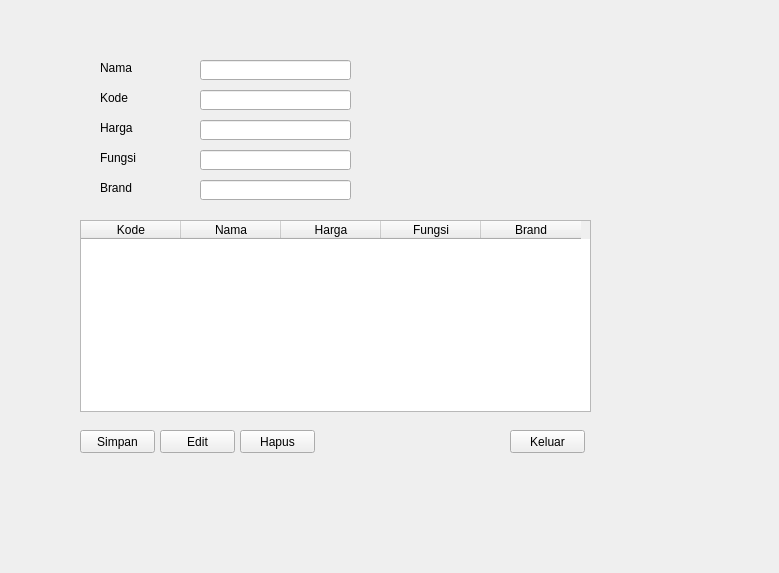
<?xml version="1.0" encoding="UTF-8"?>
<ui version="4.0">
 <class>frmSerum</class>
 <widget class="QWidget" name="frmSerum">
  <property name="geometry">
   <rect>
    <x>0</x>
    <y>0</y>
    <width>779</width>
    <height>573</height>
   </rect>
  </property>
  <property name="windowTitle">
   <string>Form</string>
  </property>
  <widget class="QPushButton" name="btnEdit">
   <property name="geometry">
    <rect>
     <x>160</x>
     <y>430</y>
     <width>75</width>
     <height>23</height>
    </rect>
   </property>
   <property name="text">
    <string>Edit</string>
   </property>
  </widget>
  <widget class="QLineEdit" name="txtNama">
   <property name="geometry">
    <rect>
     <x>200</x>
     <y>60</y>
     <width>151</width>
     <height>20</height>
    </rect>
   </property>
  </widget>
  <widget class="QLineEdit" name="txtBrand">
   <property name="geometry">
    <rect>
     <x>200</x>
     <y>180</y>
     <width>151</width>
     <height>20</height>
    </rect>
   </property>
  </widget>
  <widget class="QLabel" name="label">
   <property name="geometry">
    <rect>
     <x>100</x>
     <y>60</y>
     <width>91</width>
     <height>16</height>
    </rect>
   </property>
   <property name="text">
    <string>Nama</string>
   </property>
  </widget>
  <widget class="QLabel" name="label_2">
   <property name="geometry">
    <rect>
     <x>100</x>
     <y>90</y>
     <width>91</width>
     <height>16</height>
    </rect>
   </property>
   <property name="text">
    <string>Kode</string>
   </property>
  </widget>
  <widget class="QLabel" name="label_4">
   <property name="geometry">
    <rect>
     <x>100</x>
     <y>150</y>
     <width>91</width>
     <height>16</height>
    </rect>
   </property>
   <property name="text">
    <string>Fungsi</string>
   </property>
  </widget>
  <widget class="QLineEdit" name="txtFungsi">
   <property name="geometry">
    <rect>
     <x>200</x>
     <y>150</y>
     <width>151</width>
     <height>20</height>
    </rect>
   </property>
  </widget>
  <widget class="QPushButton" name="btnKeluar">
   <property name="geometry">
    <rect>
     <x>510</x>
     <y>430</y>
     <width>75</width>
     <height>23</height>
    </rect>
   </property>
   <property name="text">
    <string>Keluar</string>
   </property>
  </widget>
  <widget class="QLabel" name="label_5">
   <property name="geometry">
    <rect>
     <x>100</x>
     <y>180</y>
     <width>91</width>
     <height>16</height>
    </rect>
   </property>
   <property name="text">
    <string>Brand</string>
   </property>
  </widget>
  <widget class="QLineEdit" name="txtHarga">
   <property name="geometry">
    <rect>
     <x>200</x>
     <y>120</y>
     <width>151</width>
     <height>20</height>
    </rect>
   </property>
  </widget>
  <widget class="QPushButton" name="btnHapus">
   <property name="geometry">
    <rect>
     <x>240</x>
     <y>430</y>
     <width>75</width>
     <height>23</height>
    </rect>
   </property>
   <property name="text">
    <string>Hapus</string>
   </property>
  </widget>
  <widget class="QLabel" name="label_3">
   <property name="geometry">
    <rect>
     <x>100</x>
     <y>120</y>
     <width>91</width>
     <height>16</height>
    </rect>
   </property>
   <property name="text">
    <string>Harga</string>
   </property>
  </widget>
  <widget class="QTableWidget" name="tblSerum">
   <property name="geometry">
    <rect>
     <x>80</x>
     <y>220</y>
     <width>511</width>
     <height>192</height>
    </rect>
   </property>
   <column>
    <property name="text">
     <string>Kode</string>
    </property>
   </column>
   <column>
    <property name="text">
     <string>Nama</string>
    </property>
   </column>
   <column>
    <property name="text">
     <string>Harga</string>
    </property>
   </column>
   <column>
    <property name="text">
     <string>Fungsi</string>
    </property>
   </column>
   <column>
    <property name="text">
     <string>Brand</string>
    </property>
   </column>
  </widget>
  <widget class="QPushButton" name="btnSimpan">
   <property name="geometry">
    <rect>
     <x>80</x>
     <y>430</y>
     <width>75</width>
     <height>23</height>
    </rect>
   </property>
   <property name="text">
    <string>Simpan</string>
   </property>
  </widget>
  <widget class="QLineEdit" name="txtKode">
   <property name="geometry">
    <rect>
     <x>200</x>
     <y>90</y>
     <width>151</width>
     <height>20</height>
    </rect>
   </property>
  </widget>
 </widget>
 <resources/>
 <connections/>
</ui>
